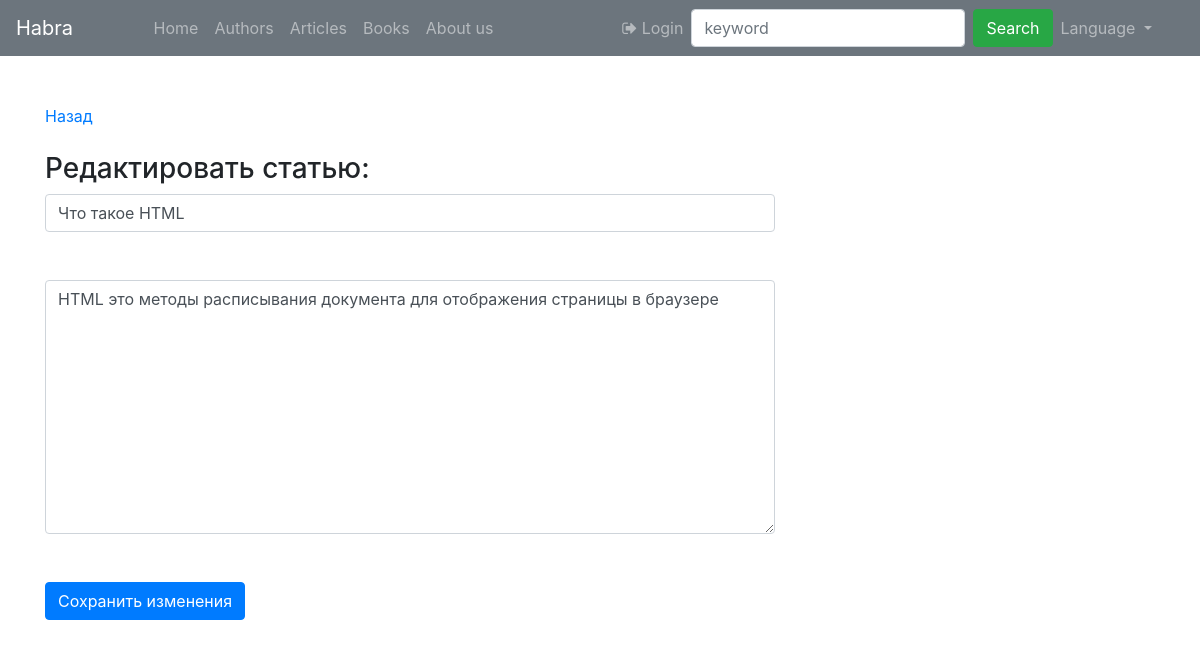
Page /en/article/2/edit/ on the earlier database version.
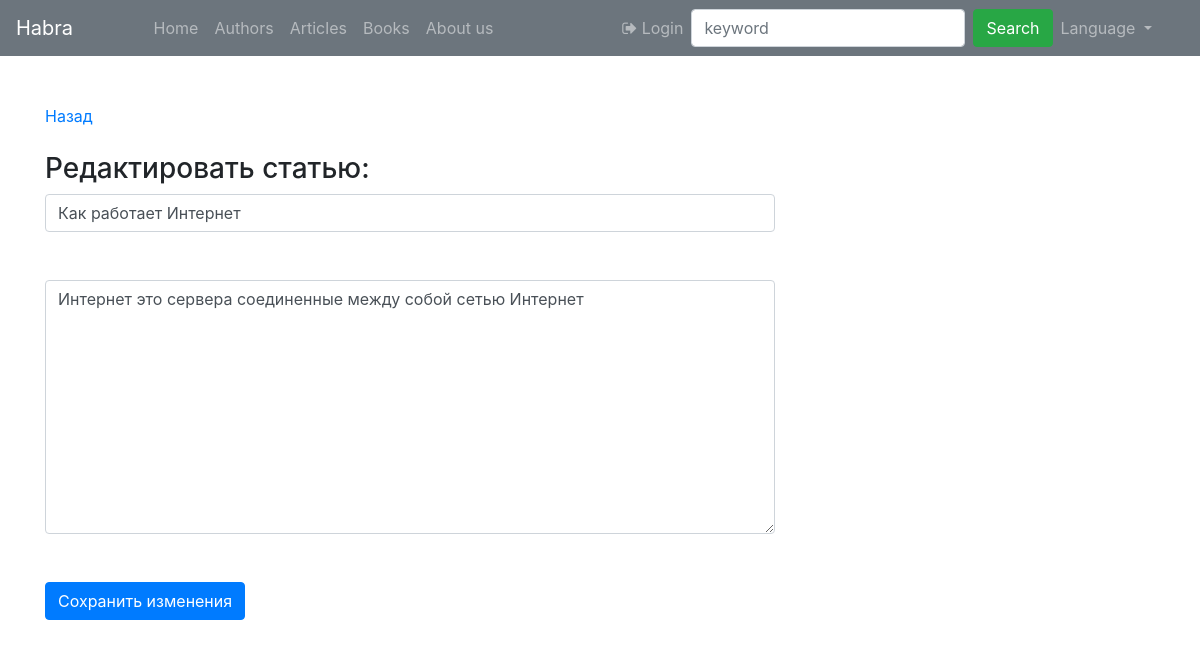
Same page on the later database version.
### core/models.py (models this page shows, shortened)
class Article(models.Model):
    title = models.CharField(max_length=255)
    text = RichTextField(blank=True, null=True)
    author = models.ForeignKey(
        to="Author",
        on_delete=models.SET_NULL,
        null=True, blank=True,
        related_name="article",
        verbose_name="Автор"
    )
    readers = models.ManyToManyField(
        to=User,
        related_name="readed_articles",
        blank=True,
    )
    views = models.IntegerField(default=0, verbose_name="Просмотры: ")
    created_date = models.DateTimeField(auto_now_add=True, null=True)
    updated_at = models.DateTimeField(auto_now=True)
    is_active = models.BooleanField(default=True)
    picture = models.ImageField(
        upload_to="images/",
        null=True, blank=True,
        verbose_name="Картинка статьи"
    )
    class Meta:
        verbose_name = "Статья"
        verbose_name_plural = "Статьи"

### core/views.py (the view)
# urls.py: path("<int:pk>/edit/", views.edit_article, name='article-edit'),
def edit_article(request, pk):
    article = Article.objects.get(id=pk)
    if request.method == "POST":
        article.title = request.POST.get("title")
        article.text = request.POST.get("text")
        article.save()
        return redirect(article_page, pk)
    return render(request, "update.html", {"article":article})

### core/templates/update.html (shortened to what this page needs)
{% extends 'index.html' %}
{% load crispy_forms_tags %}
{% block content %}
<br>
    <div><a href="{% url 'article' article.pk %}">Назад</a></div>
    <br>
    <h3>Редактировать статью: </h3>
    <div>
        <form method="POST" class="form-group">
        <input class="form-control" type="text" name="title" value="{{ article.title }}">
        <br><br>
        <textarea class="form-control" name="text" rows="10">{{ article.text }}</textarea>
        <br><br>
        <button type="submit" class="btn btn-primary">Сохранить изменения</button>
    </form>
</div>
{% endblock %}

Differences in the rows shown:
changed Article: title "Что такое HTML" → "Как работает Интернет"; text "HTML это методы расписывания документа для отображения страницы в браузере" → "Интернет это сервера соединенные между собой сетью Интернет"
